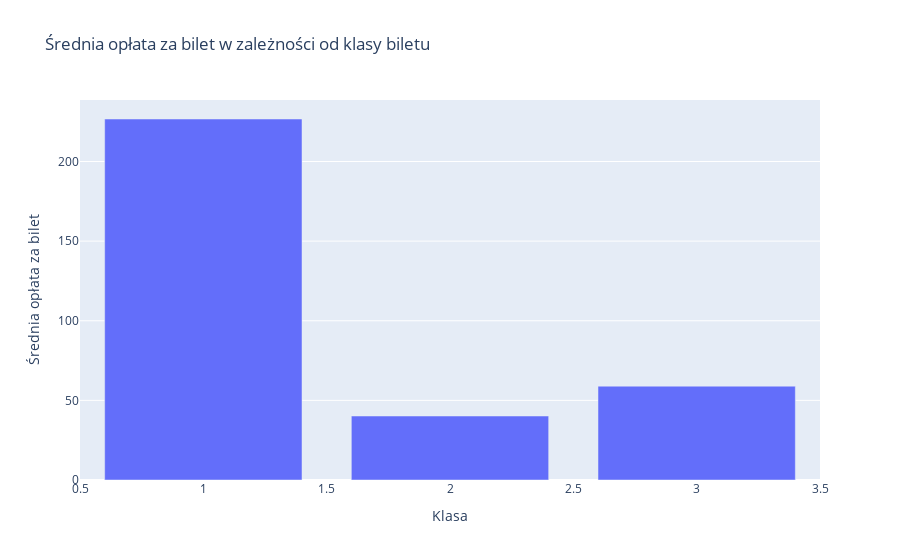

Notebook cell for this chart:
### Markdown cell above
### Barplot

### Code cell
fig = px.bar(df.groupby('pclass')['fare'].mean().reset_index(),
             x='pclass', y='fare',
             title='Średnia opłata za bilet w zależności od klasy biletu',
             labels={'pclass': 'Klasa', 'fare': 'Średnia opłata za bilet'})

fig

### Figure 1 — Plotly figure (JSON) as saved in the notebook; plotly's stock layout.template omitted (floating-point values rounded to 4 significant figures)
{"data": [{"alignmentgroup": "True", "hovertemplate": "Klasa=%{x}<br>Średnia opłata za bilet=%{y}<extra></extra>", "legendgroup": "", "marker": {"color": "#636efa", "pattern": {"shape": ""}}, "name": "", "offsetgroup": "", "orientation": "v", "showlegend": false, "textposition": "auto", "type": "bar", "x": [1, 2, 3], "xaxis": "x", "y": [226.7, 40.18, 58.93], "yaxis": "y"}], "layout": {"autosize": true, "barmode": "relative", "legend": {"tracegroupgap": 0}, "title": {"text": "Średnia opłata za bilet w zależności od klasy biletu"}, "xaxis": {"anchor": "y", "autorange": true, "domain": [0, 1], "range": [0.5, 3.5], "title": {"text": "Klasa"}, "type": "linear"}, "yaxis": {"anchor": "x", "autorange": true, "domain": [0, 1], "range": [0, 238.6], "title": {"text": "Średnia opłata za bilet"}, "type": "linear"}}}
